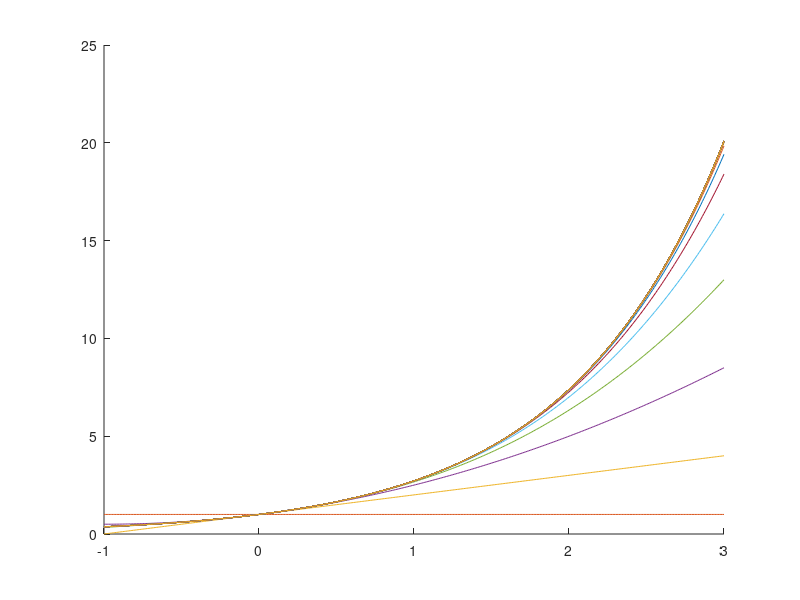

Recreate this plot in MATLAB.
x=-1:0.01:3;
x0=0;

n=50;

f=exp(x);

figure;
hold on;

plot(x,f)

for k=0:n
    Pn=zeros(size(x))
    
    for m=0:k
        Pn = Pn + (x - x0).^m / factorial(m);
    end
    
    plot(x, Pn)
end
